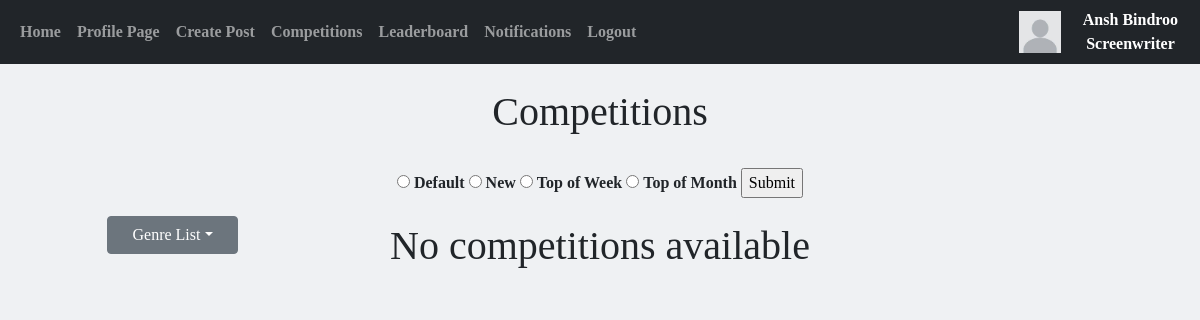
Before: /competitions (signed in) with the older database file.
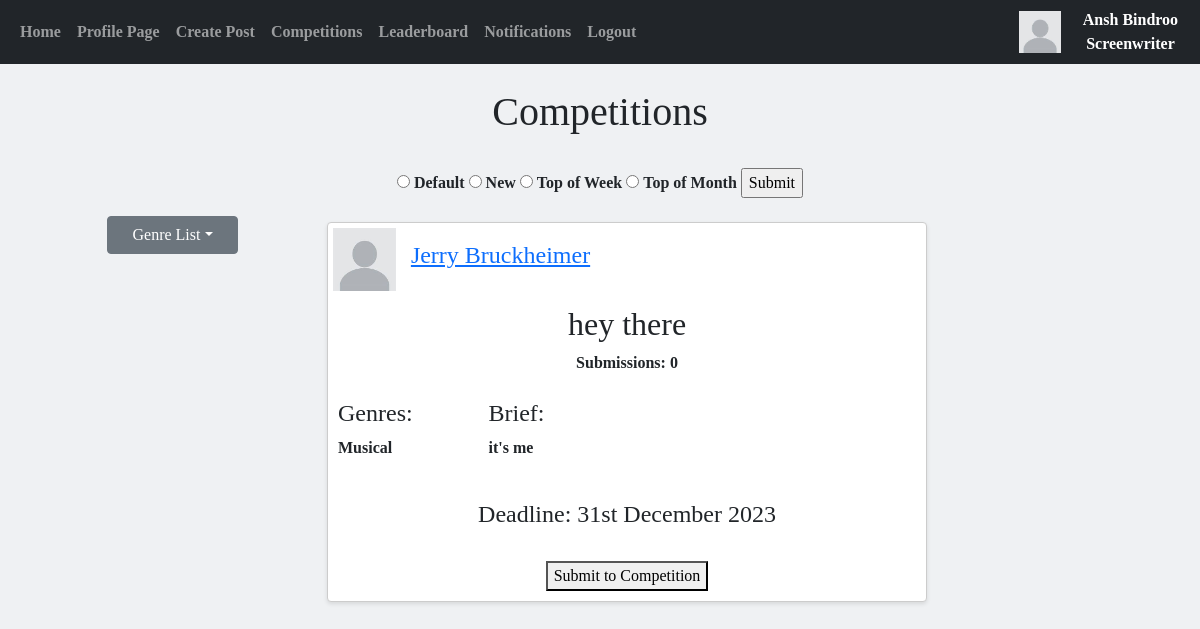
After: the same page with the newer database file.
### website/models.py (models this page shows)
class Users(db.Model, UserMixin):
    __tablename__ = "Users"
    id = db.Column(db.Integer, primary_key=True)
    email = db.Column(db.String(150), unique=True)
    username = db.Column(db.String(150), unique=True)
    forename = db.Column(db.String(75), unique=True)
    surname = db.Column(db.String(75))
    password = db.Column(db.String(150))
    accounttype = db.Column(db.Integer)
    profilepic = db.Column(db.String(), nullable=True)
    biography = db.Column(db.Text)
    insta = db.Column(db.String(), nullable=True)
    twitter = db.Column(db.String(), nullable=True)
    notifnum = db.Column(db.Integer)
    date_created = db.Column(db.DateTime(timezone=True), default=func.now())
    writers = db.relationship('Screenwriters', backref="user", passive_deletes=True)
    producers = db.relationship('Producers', backref="user", passive_deletes=True)

class Competitions(db.Model):
    __tablename__ = "Competitions"
    compid = db.Column(db.Integer, primary_key=True)
    producerid = db.Column(db.Integer, db.ForeignKey('Producers.producerid'))
    title = db.Column(db.String(300))
    brief = db.Column(db.Text)
    deadline = db.Column(db.DateTime(timezone=True))
    deadline_string = db.Column(db.String(300))
    date_created = db.Column(db.String(300))
    datetime_created = db.Column(db.DateTime(timezone=True), default=func.now())
    submissionnum = db.Column(db.Integer)
    responses = db.relationship('Notifications', backref="comp", passive_deletes=True)
    awards = db.relationship('Awards', backref="comp", passive_deletes=True)

class CompHas(db.Model):
    __tablename__ = "CompHas"
    compid = db.Column(db.Integer, db.ForeignKey('Competitions.compid'), primary_key=True)
    genreid = db.Column(db.Integer, db.ForeignKey('Genres.genreid'), primary_key=True)

class Genres(db.Model):
    __tablename__ = "Genres"
    genreid = db.Column(db.Integer, primary_key=True)
    genre = db.Column(db.String(50))
    genres = db.relationship('ScriptHas', backref="has")
    genres2 = db.relationship('CompHas', backref="has")

### website/comps.py (the view)
@comps.route("/competitions", methods=['GET', 'POST'])
@login_required
def competitions():
    UpdateNotificationNumber(current_user.id)
    UpdateSubmissionNums()
    comps = Competitions.query.filter(datetime.now() < Competitions.deadline).order_by(Competitions.submissionnum.desc())
    comphas = CompHas.query.all()
    return flask.render_template("competitions.html", user=current_user, comps=comps, comphas=comphas)

### website/update.py (called while the page is built, shortened)
def UpdateNotificationNumber(userid): # Updates the number of unseen notification a user has
    if current_user.accounttype == 1:
        writer = Screenwriters.query.filter_by(userid=userid).first()
        notifs = Notifications.query.filter_by(writerid=writer.writerid)
        number = 0
        if notifs:
            current_user.notifnum = number
            db.session.commit()
        else:
            current_user.notifnum = 0
            db.session.commit()

def UpdateSubmissionNums(): # Updates the submission numbers for all competitions that are still running
    allcomps = Competitions.query.all()
    for comp in allcomps:
        submissions = Notifications.query.filter_by(compid = comp.compid)
        comp.submissionnum = submissions.count()
        db.session.commit()

### website/templates/competitions.html (shortened to what this page needs)
{% extends "base.html" %}
{% block content %}
<h1 style="text-align: center">{% block header %}Competitions{% endblock %}</h1>
<br>
<div id="comps" class="row">
  <div class="col-3" style="text-align:center">
    <br><br>
    <div class="dropdown">
      <button class="btn btn-secondary dropdown-toggle" type="button" data-bs-toggle="dropdown" aria-expanded="false" style="height:50%; width:50%">Genre List</button>
  </div>
  </div>
  <div class="col-6" style="text-align:center">
    <form action="/sort2" method='POST'>
      <input type="radio" name="sorted" id="default" value="0"></input>
      <label for="default">Default</label>
      <input type="radio" name="sorted" id="new" value="1"></input>
      <label for="new">New</label>
      <input type="radio" name="sorted" id="week" value="2"></input>
      <label for="week">Top of Week</label>
      <input type="radio" name="sorted" id="month" value="3"></input>
      <label for="month">Top of Month</label>
      <input type="submit" value="Submit">
    </form>
    <br>
    {% if comps.count() != 0 %}
      {% for comp in comps %}
          <div class="card">
              <div class="user-info">
                {% if comp.producer.user.profilepic %}
                    <img src="{{ url_for('static', filename='images/'+ comp.producer.user.profilepic) }}" width = "110px" height = "110px" alt="Profile picture" class="profile-pic">
                {% else %}
                    <img src="/static/images/default.jpg" alt="Default profile picture" width = "110px" height = "110px" class="profile-pic">
                {% endif %}
                <a href="/profilepage/{{comp.producer.user.id}}" target="_blank" class="username"><h4>{{comp.producer.user.username}}</h4></a>
              </div>
              <br><br><br>
              <h2>{{comp.title}}</h2>
              Submissions: {{comp.submissionnum}}
              <br><br>
              <div class="row">
                <div class="col-3" style="text-align: left">
                  <h4>Genres:</h4>
                  {% for record in comphas %}
                    {% if record.compid == comp.compid %}
                        <b>{{record.has.genre}}</b><br>
                    {% endif %}
                  {% endfor %}
                </div>
                <div class="col-9" style="text-align: left">
                  <h4>Brief:</h4>
                  <p>{{comp.brief}}</p>
                </div>
              </div>
              <br>
              <h4>Deadline: {{comp.deadline_string}}</h4>
              {% if user.accounttype == 1 %}
                <br>
                <a href="/comp/{{comp.compid}}"><button type="button">Submit to Competition</button></a>
              {% endif %}
          </div>
          <br>
      {% endfor %}
    {% else %}
      <h1>No competitions available</h1>
    {% endif %}
  </div>
  <div class="col-3">
  </div>
</div>
 {% endblock %}

### website/templates/base.html (shortened to what this page needs)
<!DOCTYPE html>
<html lang="en">
  <head>
    <link
      href="https://cdn.jsdelivr.net/npm/bootstrap@5.0.2/dist/css/bootstrap.min.css"
      rel="stylesheet"
    />
  </head>
  <body>
    <nav class="navbar navbar-expand-lg navbar-dark bg-dark">
      <div class="container-fluid">
        <div class="collapse navbar-collapse" id="navbar">
          <div class="navbar-nav">
            <a class="nav-item nav-link" href="/home">Home</a>
            {% if user.is_authenticated %}
            <a class="nav-item nav-link" href="/profilepage/{{user.id}}">Profile Page</a>
            <a class="nav-item nav-link" href="/post">Create Post</a>
            <a class="nav-item nav-link" href="/competitions">Competitions</a>
            <a class="nav-item nav-link" href="/leaderboard">Leaderboard</a>
            <a class="nav-item nav-link" style="position:relative" href="/notifications/{{user.id}}">Notifications</a>
            <a class="nav-item nav-link" href="/logout" onclick="return confirm('Are you sure you want to log out?')">Logout</a>
            {% else %}
            <a class="nav-item nav-link" href="/login">Login</a>
            <a class="nav-item nav-link" href="/sign-up">Sign Up</a>
            {% endif %}
          </div>
        </div>
      </div>
      <div style="text-align: right">
        {% if user.is_authenticated %}
          {% if user.profilepic %}
            <a href="/profilepage/{{user.id}}"" target=_blank><img src="{{ url_for('static', filename='images/'+ user.profilepic) }}" alt="Profile picture" height="50px" width="50px"></a>
          {% else %}
            <a href="/profilepage/{{user.id}}"" target=_blank><img src="/static/images/default.jpg" alt="Default profile picture" height="25%" width="25%"></a>
          {% endif %}
        {% endif %}
      </div>
      <div style="text-align: center; color: white;" >
        {{ user.username }}
        {% if user.accounttype == 1 %}
          Screenwriter
        {% elif user.accounttype == 2 %}
          Producer
        {% endif %}
      </div>
    </nav>
    <br>
    <div class="container">{% block content %}{% endblock %}</div>
  </body>
</html>

### website/templates/base.html (style rules this page uses)
body { background-color: #eff1f3; font-family:futura; font-weight: bold; }

### website/templates/competitions.html (style rules this page uses)
body { background-color: #eff1f3; font-family:futura; font-weight: bold; }
.card { width: 600px; border: 1px solid #ccc; padding: 10px; margin-left: auto; margin-right: auto; box-shadow: 0 2px 4px rgba(0, 0, 0, 0.1); }
.profile-pic { width: 15%; height: 15%; margin-bottom: 50px }
.user-info { display: flex; align-items: center; position: absolute; top: 0px; left: 0px; padding: 5px; }
.username { font-weight: bold; text-align: left; margin-left: 15px; margin-bottom: 50px; }

Changed rows visible on the page:
added Competitions: producer.user.username "Jerry Bruckheimer", title "hey there", submissionnum "0", brief "it's me", deadline_string "31st December 2023"
added CompHas: has.genre "Musical"
Other visible differences:
text no longer shown: "No competitions available"
